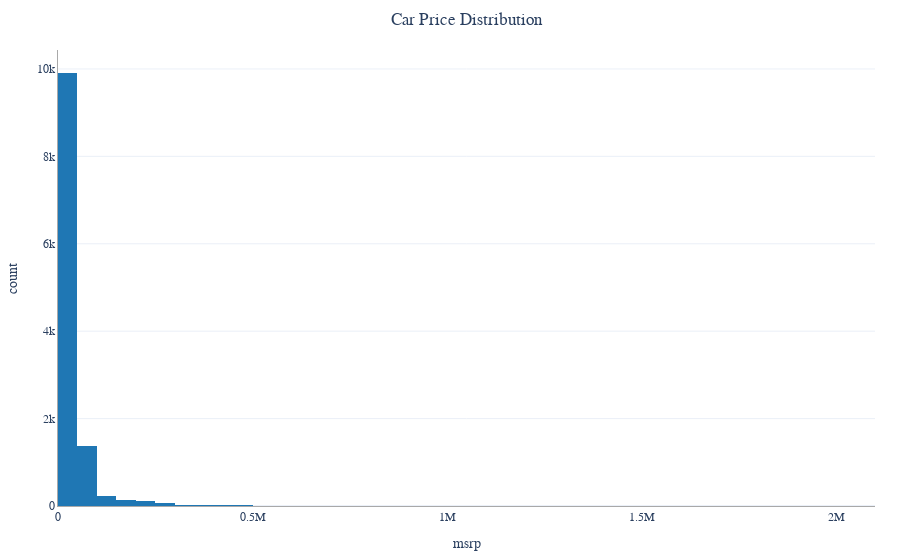

The notebook cell saved with this chart:
### Markdown cell above
Distribution of price

### Code cell
fig = px.histogram(df, x='msrp', nbins=50, title='Car Price Distribution')
fig.show()

### Figure 1 — Plotly figure (JSON) as saved in the notebook; plotly's stock layout.template omitted (floating-point values rounded to 4 significant figures; data arrays with more than 128 entries replaced by an {"elided": "..."} marker saying what was removed)
{"data": [{"alignmentgroup": "True", "bingroup": "x", "hovertemplate": "msrp=%{x}<br>count=%{y}<extra></extra>", "legendgroup": "", "marker": {"color": "#1F77B4", "pattern": {"shape": ""}}, "name": "", "nbinsx": 50, "offsetgroup": "", "orientation": "v", "showlegend": false, "type": "histogram", "x": {"elided": "11914 int values"}, "xaxis": "x", "yaxis": "y"}], "layout": {"barmode": "relative", "legend": {"tracegroupgap": 0}, "title": {"text": "Car Price Distribution"}, "xaxis": {"anchor": "y", "domain": [0, 1], "title": {"text": "msrp"}}, "yaxis": {"anchor": "x", "domain": [0, 1], "title": {"text": "count"}}}}
